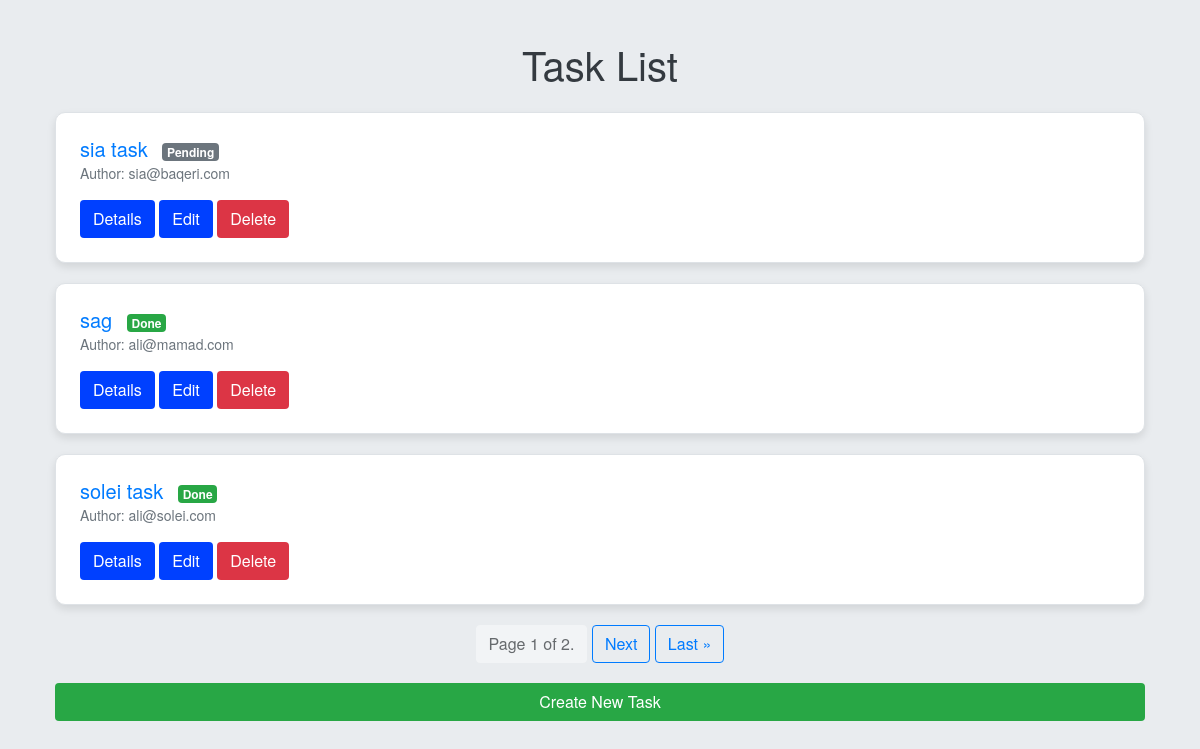
The page /todo/tasks/ on the database its author committed.
### todo/models.py (models this page shows, shortened)
class Task(models.Model):
    author = models.ForeignKey('accounts.Profile', on_delete=models.CASCADE)
    title = models.CharField(max_length=100)
    description = models.TextField()
    done = models.BooleanField(default=False)

### accounts/models.py (models this page shows, shortened)
class Profile(models.Model):
    user = models.OneToOneField(User, on_delete=models.CASCADE)
    first_name = models.CharField(max_length=255)
    last_name = models.CharField(max_length=255)
    image = models.ImageField(blank=True, null=True)
    description = models.TextField()
    created_date = models.DateTimeField(auto_now_add=True)
    updated_date = models.DateTimeField(auto_now=True)
    def __str__(self):
        return self.user.email

class User(AbstractBaseUser, PermissionsMixin):
    email = models.EmailField(max_length=255, unique=True)
    is_staff = models.BooleanField(default=False)
    is_superuser = models.BooleanField(default=False)
    is_active = models.BooleanField(default=True)
    groups = models.ManyToManyField(
        'auth.Group',
        related_name='custom_user_groups',  # Provide a unique related_name
        blank=True,
        help_text=_('The groups this user belongs to.'),
        verbose_name=_('groups'),
    )
    user_permissions = models.ManyToManyField(
        'auth.Permission',
        related_name='custom_user_permissions',  # Provide a unique related_name
        blank=True,
        help_text=_('Specific permissions for this user.'),
        verbose_name=_('user permissions'),
    )
    USERNAME_FIELD = "email"
    REQUIRED_FIELDS = []
    objects = UserManager()
    created_date = models.DateTimeField(auto_now_add=True)
    updated_date = models.DateTimeField(auto_now=True)

### todo/views.py (the view)
# urls.py: path('tasks/', TaskListView.as_view(), name='tasks'),
class TaskListView(ListView, LoginRequiredMixin):
    model = Task
    context_object_name = 'tasks'
    template_name = 'todo/task_list.html'
    ordering = '-id'
    paginate_by = 3

### templates/todo/task_list.html (shortened to what this page needs)
<!doctype html>
<html lang="en">
<head>
    <link href="https://stackpath.bootstrapcdn.com/bootstrap/4.5.2/css/bootstrap.min.css" rel="stylesheet">
</head>
<body>
    <div class="container">
        <h1 class="text-center mb-4">Task List</h1>
        {% for task in tasks %}
            <div class="task-card p-4">
                <h2 class="task-title d-inline">{{ task.title }}</h2>
                <span class="badge {{ task.done|yesno:'badge-success,badge-secondary' }}">
                    {{ task.done|yesno:'Done,Pending' }}
                </span>
                <p class="task-author">Author: {{ task.author }}</p>
                <a href="{% url 'todo:task-detail' task.id %}" class="btn btn-custom">Details</a>
                <a href="{% url 'todo:task-update' task.id %}" class="btn btn-custom">Edit</a>
                <form action="{% url 'todo:task-delete' task.id %}" method="post" style="display:inline;">
                    <button type="submit" class="btn btn-delete">Delete</button>
                </form>
            </div>
        {% endfor %}
        <div class="pagination">
            <span class="step-links">
                <span class="current btn btn-light disabled">
                    Page {{ page_obj.number }} of {{ page_obj.paginator.num_pages }}.
                </span>
                {% if page_obj.has_next %}
                    <a href="?page={{ page_obj.next_page_number }}" class="btn btn-outline-primary">Next</a>
                    <a href="?page={{ page_obj.paginator.num_pages }}" class="btn btn-outline-primary">Last &raquo;</a>
                {% endif %}
            </span>
        </div>
        <div style="margin-top: 20px;">
            <form action="{% url 'todo:create' %}" method="get" id="createTaskForm">
                <button type="submit" class="btn create-task-btn">Create New Task</button>
            </form>
        </div>
    </div>
</body>
</html>

### templates/todo/task_list.html (style rules this page uses)
body { font-family: 'Helvetica Neue', Arial, sans-serif; background-color: #e9ecef; margin: 0; padding: 40px; color: #343a40; }
.task-card { background-color: white; border: 1px solid #dee2e6; border-radius: 10px; box-shadow: 0 4px 8px rgba(0, 0, 0, 0.1); margin-bottom: 20px; transition: transform 0.3s; }
.task-title { font-size: 20px; color: #007bff; margin-bottom: 10px; }
.task-author { font-size: 14px; color: #6c757d; }
.badge { font-size: 12px; margin-left: 10px; }
.badge-success { background-color: #28a745; }
.badge-secondary { background-color: #6c757d; }
.btn-custom { background-color: #0040ff; color: white; transition: background-color 0.3s, transform 0.2s; }
.btn-delete { background-color: #dc3545; color: white; }
.pagination { margin-top: 20px; justify-content: center; }
.create-task-btn { background-color: #28a745; color: white; width: 100%; }

### rows shown on the page
Task: title "sia task", done "Pending", author "sia@baqeri.com"
Task: title "sag", done "Done", author "ali@mamad.com"
Task: title "solei task", done "Done", author "ali@solei.com"

### other values the page prints
{{ page_obj.number }} "1"
{{ page_obj.paginator.num_pages }} "2"
